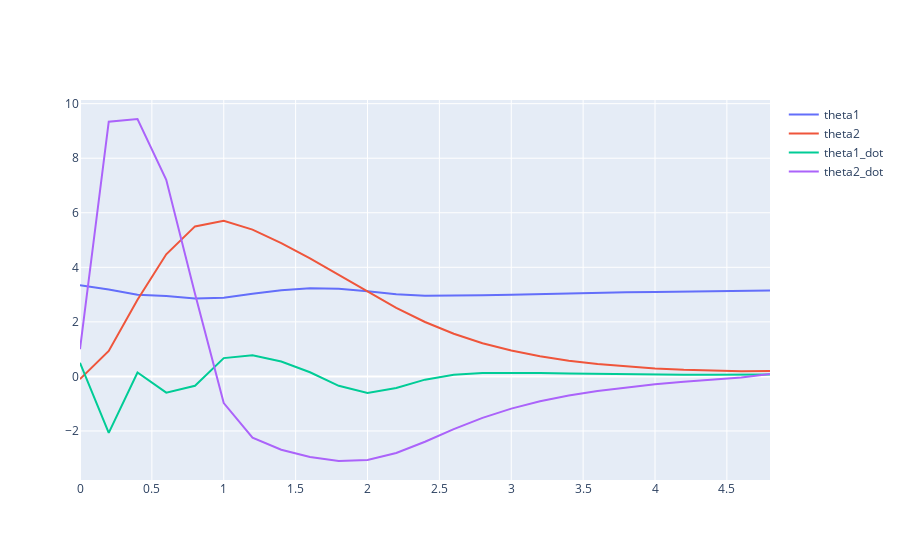

Notebook source saved alongside this figure:
### Code cell
x0 = torch.tensor([np.pi+.2, -.1, 0.5, 1.], dtype=vf.dtype)
v, res = V(x0)
sys.plot_result(res).show()
